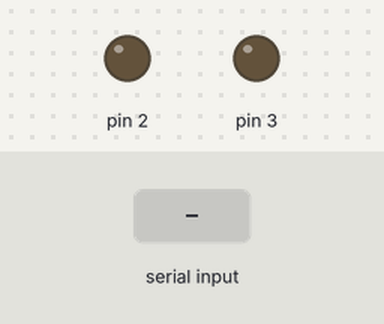
Bench run of a sketch on a simulated Arduino Uno, built with avr-gcc and run on an emulated ATmega328P. Shown: output pins drawn as LEDs (lit = HIGH). The inputs (shaded band) are chosen by the test bench. What the sketch prints to the serial monitor is not drawn.

Above: at 1.2 s.
1.3 s: "Z" received over Serial
At 1.9 s:
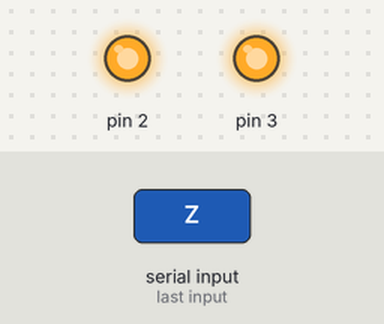
2.8 s: "1" received over Serial
At 4.2 s:
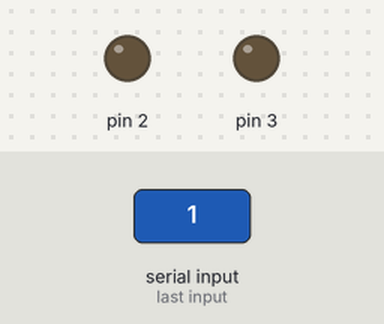
Timing chart, 0 to 5.8 s (numbered marks = the images above; inputs shaded):
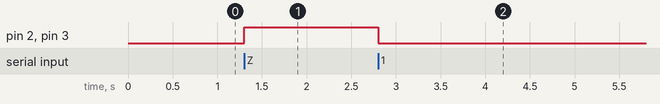

The sketch:

A212A2commandeLedA1.ino
```cpp
/*
LOCO1 envoie un message à ARDU1 qui le renvoie à LOCO1
Taper Z sur LOCO1: la LED 2 s'allume et celle branchée sur la broche  3  s'allume pendant 100 ms puis s'éteint.
Sur chaque moniteur série il doit y avoir le message 90 Z
Taper n'importe quel autre caractère sur le moniteur série de LOCO1 éteint la LED.
Sur chaque moniteur série il doit y avoir un  message constitué du  cade ASCII du caractère suivi du caractère.
Si la LED branchée sur la broche 3 d'une des cartes reste allumée, cela signifie que la transmission du message
entre les cartes n'a pas eu lieu.
*/

#include <SPI.h>
#include <Mirf.h>
#include <nRF24L01.h>
#include <MirfHardwareSpiDriver.h>

byte message;
byte i=0;

void setup() {
  Serial.begin(9600);
  pinMode(2,1);
  pinMode(3,1);

  Mirf.spi = &MirfHardwareSpi;
  Mirf.init();
  Mirf.payload = sizeof(byte);
  Mirf.config();
  Mirf.setRADDR((byte *) "LOCO1");
  Mirf.setTADDR((byte *) "ARDU1");

  Serial.println("Loco");
}

void loop() {
  if (Serial.available()){
  message = Serial.read();
  Mirf.send((byte *) &message);
  if(message=='Z'){
  digitalWrite(2,1);
  digitalWrite(3,1);
  }else{
  digitalWrite(2,0);
  digitalWrite(3,0);
  }
  i=1;
  }

  if(!Mirf.isSending() && Mirf.dataReady()){
  Mirf.getData((byte *) &message);
  Serial.print(message);
  Serial.print(" ");
  Serial.write(message);
  Serial.println();

  if(message=='Z'){
  delay(200);
  digitalWrite(3,0);}

  if(i!=1){
  Mirf.send((byte *) &message);
  i=0;
  }
  i=0;
  }
}
```

Measured:
- after the input at 1.3 s, pin 2, pin 3: LOW → HIGH at once
- after the input at 2.8 s, pin 2, pin 3: HIGH → LOW at once
